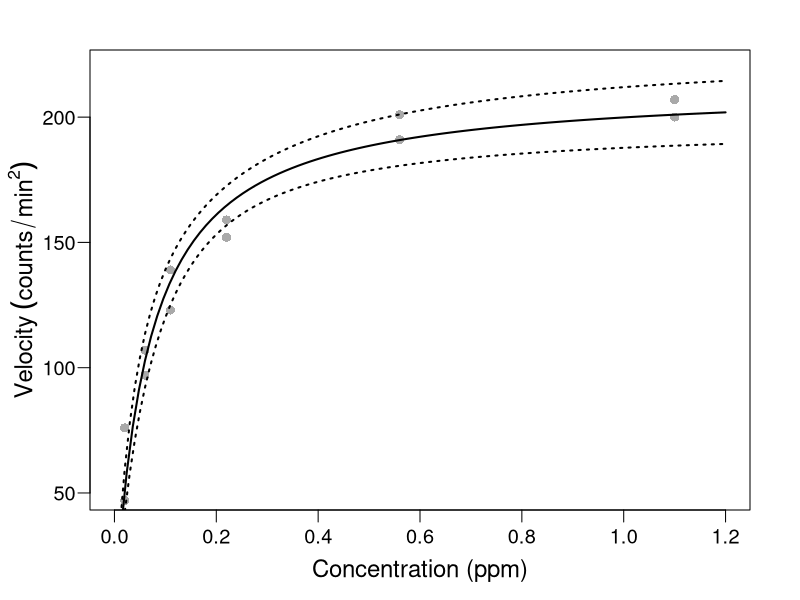
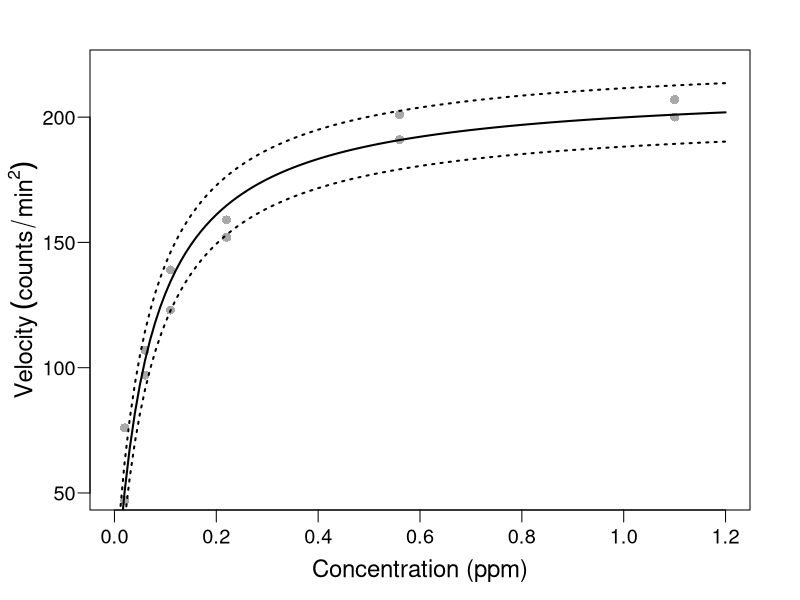
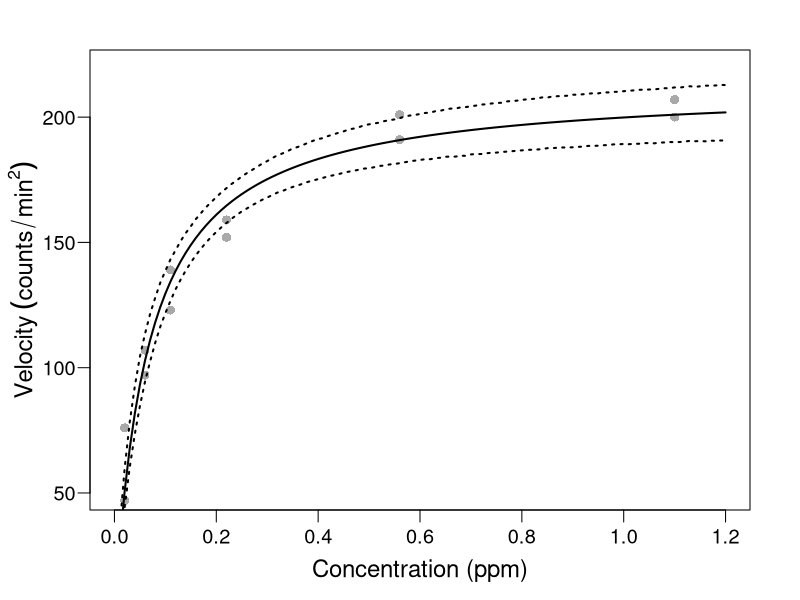
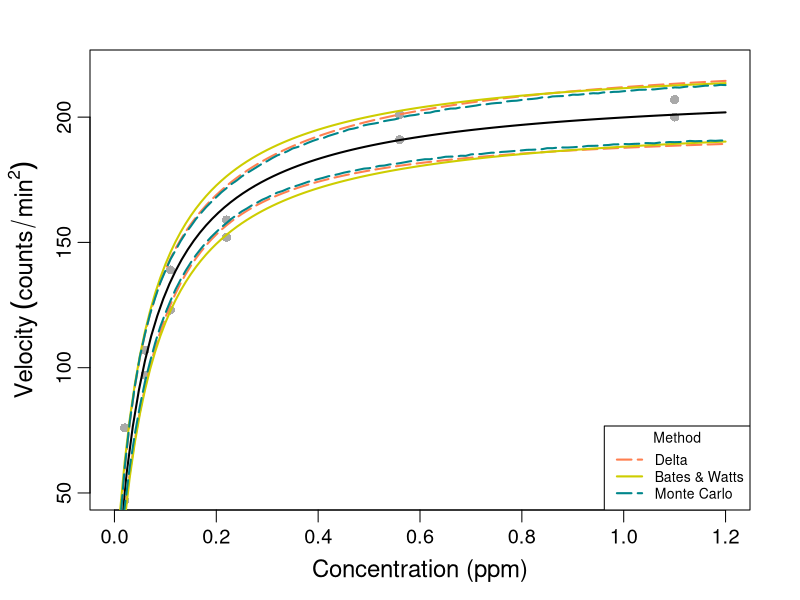

The R script that drew these images, in order:

# reading data.
data = read.csv("Puromycin.csv")


################################################################################
################ Least Squares Estimators ##############################
################################################################################

nonlinearmod = nls(Velocity ~ beta1*Conc/(beta2 + Conc), data = data, 
                   start = list(beta1=205, beta2=0.08),
                   trace = TRUE)
summary(nonlinearmod)


# Confidence intervals for the mean response.

# Delta method

#-------------------------------------------------------------------------------

fgh2 <- deriv(Velocity ~ beta1*Conc/(beta2 + Conc), c("beta1", "beta2"), 
              function(beta1, beta2, Conc){} ) 

x.new <- seq(0.01, 1.2, by=0.01)
beta2.est <- coef(nonlinearmod)
f.new <- fgh2(beta2.est[1],beta2.est[2], x.new)

g.new <- attr(f.new,"gradient")
V.beta2 <- vcov(nonlinearmod)
GS=rowSums((g.new%*%V.beta2)*g.new)

t <- qt(0.975,10)
deltaf <- sqrt(GS)*t

ci.lines<-function(){
  
  yv <- f.new
  ci<-deltaf
  uyv<-yv+ci
  lyv<-yv-ci
  lines(x.new,uyv, lty=3, lwd=2, col = "black")
  lines(x.new,lyv, lty=3, lwd=2, col = "black")
    }

par(mfrow=c(1,1),mai=c(0.9,0.9,0.5,0.5),mgp=c(2.0,0.6,0),cex=1.2)
plot(data$Conc,data$Velocity,pch=16,main="", cex.lab=1.2, 
     xlab = "Concentration (ppm)", 
     ylab= expression(Velocity ~ (counts/min^2)), xlim = c(0, 1.2),
     ylim = c(50,220), col = "darkgray", las = 1)
x <- seq(0,1.2,0.01)
curve(212.7*x/(0.06412+ x), add = TRUE, col = "black", lwd =2)
ci.lines()


# Bates & Watts Approach (1988, p. 59)
#-------------------------------------------------------------------------------

# Matrix containing regressors
X = matrix(cbind(rep(1,12),data$Conc),12,2)
X

# Vector containing response values
y <- matrix(data$Velocity)
y

# Gauss-Newton method
# The expectation function eta(theta) is approximated by
# eta(theta) = eta(theta^0) + V^0(theta-theta^0), as a result
# of first order Taylor series
# Residuals zeta(theta) are approximated by
# zeta(theta) = zeta^0 - V^0*delta, with delta = theta-theta^0.
# A Gauss increment delta^0 is calculates to minimize
# the approximate residual sum of squares ||zeta^0-V^0*delta||^2

puromycin = function(Conc,theta1,theta2){
  Vel = theta1*Conc/(theta2+Conc)
  return(as.matrix(Vel))
}

#  Initial theta = (205,0.08)^T
theta = matrix(c(205.0,0.08),2,1)
pred = round(puromycin(data$Conc,theta[1],theta[2]),2)
pred

# Creating a dataframe to reproduce Table 2.1 from 
# Bates & Watts (1988), p. 41
table = as.data.frame(cbind(rep(1:length(data$Conc)), X[,2], y, pred))
names(table) = c("Obs", "x", "y", "predicted_0")

# Calculating residuals and appending them to the 
# table dataframe 
table$residual_0 = table$y - table$predicted

# Derivative matrix
derivative = function(Conc,theta1,theta2){
  d1 = round(Conc/(theta2+Conc),4)
  d2 = round(-theta1*Conc/(theta2+Conc)^2,2)
  return(as.matrix(cbind(d1,d2)))
}

# Calculating derivative matrix  (V^0) for all observations 
# and initial theta
V_0 = derivative(data$Conc,theta[1],theta[2])
V_0

table$der_theta1_0 = V_0[,1]
table$der_theta2_0 = V_0[,2]

# Calculating residual sum of squares for initial iteration
rss0 = sum(table$residual_0^2)

# QR decomposition of the derivative matrix V^0, with  
# the result given in a compact form
QR =qr(V_0)
QR$qr

# Reconstructing Q and R matrices from a QR object.
# In this case we obtain Q1 and R1
Q1 = qr.Q(QR)
Q1
R1 = qr.R(QR)
R1

# Checking that V_0=Q1*R1
V_0_alt = Q1%*%R1
V_0_alt


# Defining a residual vector from the corresponding column
# in table dataframe
z_0 = matrix(table$residual)

# Calculating w1=Q1^T*z_0
w1 = t(Q1)%*%z_0

# We know that R1*delta_0=w1. Then delta_0=inverse(R1)*w1
delta_0 = round(solve(R1)%*%w1,3)
delta_0

#  Updating theta = (213.03,0.063)^T
theta1 = theta + delta_0
table$predicted_1 = round(puromycin(data$Conc,theta1[1],theta1[2]),2)

# Calculating new residuals 
table$residual_1 = table$y - table$predicted_1

# Calculating residual sum of squares for new iteration
rss1 = sum(table$residual_1^2)

# rss1 (1205) is smaller than rss (3155). So we move to theta1
# and perform another iteration.
# The process is repeated until there is  change in the 
# residual sum of squares.
# Convergence is reached at theta = (212.7,0.0641)
theta_opt = matrix(c(212.7,0.0641),2,1)

# Optimal predicted values
table$predicted_opt = round(puromycin(data$Conc,theta_opt[1],theta_opt[2]),2)

# Calculating derivative matrix  (V^0) for all observations 
# and optimal theta
V_0_opt = derivative(data$Conc,theta_opt[1],theta_opt[2])
V_0_opt

table$der_theta1_opt = V_0_opt[,1]
table$der_theta2_opt = V_0_opt[,2]

# Calculating optimal residuals 
table$residual_opt = table$y - table$predicted_opt

# Calculating residual sum of squares for initial iteration
rss_opt = sum(table$residual_opt^2)

# QR decomposition of the derivative matrix V^0, with  
# the result given in a compact form
QR_opt =qr(V_0_opt)
QR_opt$qr

# Reconstructing Q and R matrices from a QR object.
# In this case we obtain Q1 and R1
Q1_opt = qr.Q(QR_opt)
Q1_opt
R1_opt = qr.R(QR_opt)
R1_opt

# Bands for the expected responses at Conc=0.4
y0.4 = round(puromycin(0.4,theta_opt[1],theta_opt[2]),1)
y0.4

# Derivative vector
v = derivative(0.4,theta_opt[1],theta_opt[2])
v

# v^T*inverse(R1)
vTinvR = v%*%solve(R1_opt)
vTinvR

# Norm  of the vector vTinvR
norm1 = sum(vTinvR*vTinvR)^0.5
norm1

# Plotting bands for  expected response
s = sqrt(rss_opt/10)
EFE = qf(0.95,2,10)
P = 2

xnew <- seq(0,1.2,0.01) #range
ynew = theta_opt[1]*xnew/(theta_opt[2] + xnew) 
par(mfrow=c(1,1),mai=c(0.9,0.9,0.5,0.5),mgp=c(2.0,0.6,0), cex=1.2)
plot(data$Conc, data$Velocity, pch=16, col = "darkgray", las =1,
     xlab = "Concentration (ppm)",
     ylab = expression(Velocity ~ (counts/min^2)),
     xlim = c(0,1.2),
     ylim = c(50,220), cex.lab =1.2)
lines(xnew,ynew,lwd=2)
lines(xnew,ynew+s*norm1*sqrt(P*EFE),lwd=2,lty=3,col="black")
lines(xnew,ynew-s*norm1*sqrt(P*EFE),lwd=2,lty=3,col="black")


# Monte Carlo simulation (Spiess, 2013)
#-------------------------------------------------------------------------------

predictNLS_MC <- function(object, var.pred, newdata, level = 0.95, 
                          nsim = 10000, ...)
{
      require(MASS, quietly = TRUE)
      
      ## get right-hand side of formula
      RHS <- as.list(object$call$formula)[[3]]
      EXPR <- as.expression(RHS)
      
      ## coefficients
      COEF <- coef(object)
      
      ## get variance-covariance matrix
      VCOV <- vcov(object)
      
      ## augment variance-covariance matrix for 'mvrnorm' 
      ## by adding a column/row for 'error in x'
      NCOL <- ncol(VCOV)
      ADD1 <- c(rep(0, NCOL))
      ADD1 <- matrix(ADD1, ncol = 1)
      colnames(ADD1) <- var.pred
      VCOV <- cbind(VCOV, ADD1)
      ADD2 <- c(rep(0, NCOL + 1))
      ADD2 <- matrix(ADD2, nrow = 1)
      rownames(ADD2) <- var.pred
      VCOV <- rbind(VCOV, ADD2) 
      
      NR <- nrow(newdata)
      varPLACE <- ncol(VCOV)
      outMAT <- NULL  
      
      for (i in 1:NR) {
            
            ## get predictor values and optional errors
            predVAL <- newdata[i, 1.2]
            predERROR <- 0
            names(predVAL) <- var.pred
            names(predERROR) <- var.pred
            
            ## create mean vector for 'mvrnorm'
            MU <- c(COEF, predVAL)
            
            ## create variance-covariance matrix for 'mvrnorm'
            ## by putting error^2 in lower-right position of VCOV
            newVCOV <- VCOV
            newVCOV[varPLACE, varPLACE] <- predERROR^2
            
            ## create MC simulation matrix
            simMAT <- mvrnorm(n = nsim, mu = MU, Sigma = newVCOV, 
                              empirical = TRUE)
            
            ## evaluate expression on rows of simMAT
            EVAL <- eval(EXPR, envir = as.data.frame(simMAT))
            
            ## collect statistics
            PRED <- data.frame(predVAL)
            colnames(PRED) <- var.pred
            FITTED <- predict(object, newdata = data.frame(PRED))
            MEAN.sim <- mean(EVAL, na.rm = TRUE)
            SD.sim <- sd(EVAL, na.rm = TRUE)
            QUANT <- quantile(EVAL, c((1 - level)/2, level + (1 - level)/2),
                              na.rm=TRUE)
            RES <- c(FITTED, MEAN.sim, SD.sim, QUANT[1], QUANT[2])
            outMAT <- rbind(outMAT, RES)
      }
      
      colnames(outMAT) <- c("fit", "mean", "sd", names(QUANT[1]), 
                            names(QUANT[2]))
      rownames(outMAT) <- NULL
      
      return(outMAT)  
}

Ajustados <- predictNLS_MC(object=nonlinearmod, var.pred = "Conc", 
                           newdata = data.frame(x.new))
Ajustados <- as.data.frame(Ajustados)
plot(data$Conc, data$Velocity, pch=16, col = "darkgray", las =1, cex.lab=1.2,
     xlab = "Concentration (ppm)",
     ylab = expression(Velocity ~ (counts/min^2)),ylim=c(50,220), xlim = c(0,1.2) )
lines(seq(0.01,1.2,0.01),Ajustados$fit,lwd=2)
lines(seq(0.01,1.2,0.01),Ajustados$`2.5%`,lwd=2, lty=3)
lines(seq(0.01,1.2,0.01),Ajustados$`97.5%`,lwd=2, lty=3)


# Graphic representation of the intervals.

plot(data$Conc,data$Velocity,pch=16,main="", cex.lab=1.2, 
     xlab = "Concentration (ppm)", 
     ylab= expression(Velocity ~ (counts/min^2)), xlim = c(0, 1.2),
     ylim = c(50,220), col = "darkgray")
x <- seq(0,1.2,0.01)
curve(212.7*x/(0.06412+ x), add = TRUE, col = "black", lwd =2)
ci.lines<-function(){
  
  yv <- f.new
  ci<-deltaf
  uyv<-yv+ci
  lyv<-yv-ci
  lines(x.new,uyv, lty=5, lwd=2, col = "coral")
  lines(x.new,lyv, lty=5, lwd=2, col = "coral")
}
ci.lines()
lines(xnew,ynew+s*norm1*sqrt(P*EFE),lwd=2,lty=1, col = "yellow3" )
lines(xnew,ynew-s*norm1*sqrt(P*EFE),lwd=2,lty=1, col = "yellow3" )
lines(seq(0.01,1.2,0.01),Ajustados$`2.5%`,lwd=2, lty=5, col = "turquoise4")
lines(seq(0.01,1.2,0.01),Ajustados$`97.5%`,lwd=2, lty=5, col = "turquoise4")
legend(x = "bottomright", c("Delta", "Bates & Watts", "Monte Carlo"),
       lty =c(5,1,5), lwd = c(2,2,2), 
       col = c("coral", "yellow3", "turquoise4"), cex = 0.7,
       title = "Method")



